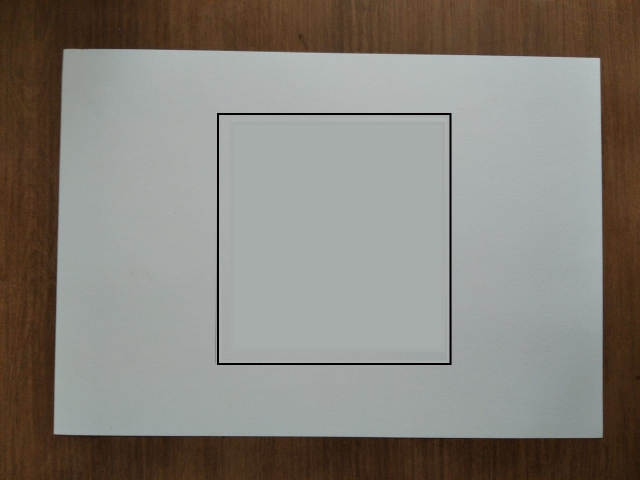
#> input picture Computacional Vision/A4.jpeg, 1280 x 960 px (shown at 1/2 size)
$ python -i processImage.py   (imports and definitions only)
#> lines starting #> are read from the running program, lines starting #| are printed output that depends on the picture; after the words box and inside, x2 and y2 are one past the last pixel; in counts of white or black regions, pixels touching at a corner belong together
#> further down, picture is the input picture: shape (960, 1280, 3); mean B, G, R 122.1, 129.2, 133.1
import cv2
import numpy as np

def getContours(img,cThr=[100,100],showCanny=True, minArea=1000, maxArea=100000, filter=0, draw=True):

    #Get image edges
#> called with showCanny = True, minArea = 1000, maxArea = 100000, filter = 0, draw = True
    imgGray = cv2.cvtColor(img,cv2.COLOR_BGR2GRAY)
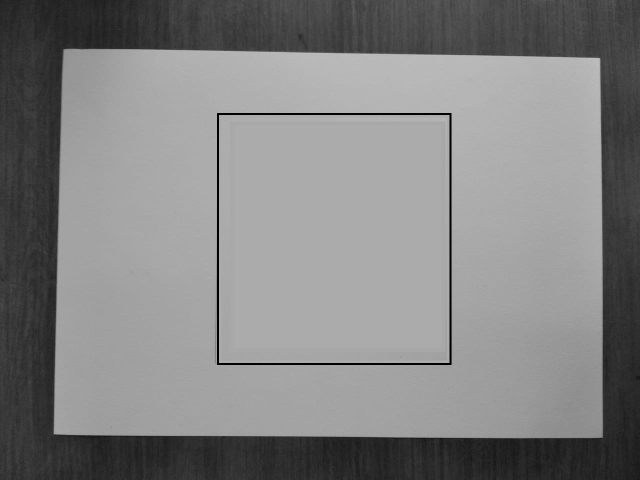
#> imgGray: shape (960, 1280) (shown at 1/2 size); min 0, max 199, mean 129.6
    imgBlur = cv2.GaussianBlur(imgGray,(5,5),1)
    #imgBlur = cv2.bitwise_not(imgBlur)
    imgCanny = cv2.Canny(imgBlur,cThr[0],cThr[1])
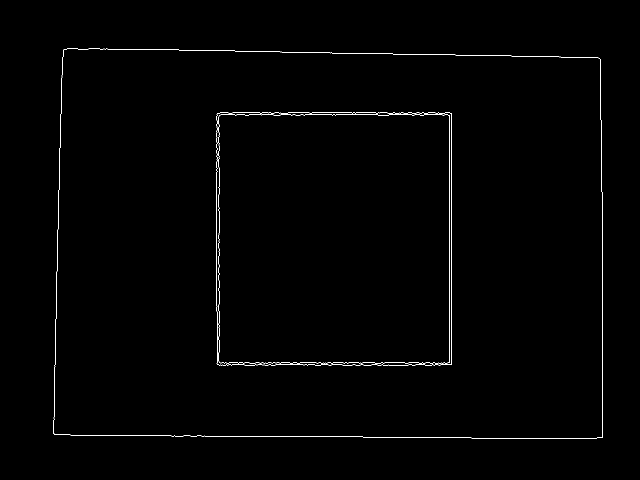
#> imgCanny: shape (960, 1280) (shown at 1/2 size); 0.61% white in thin lines or dots, all inside (x1, y1, x2, y2) = (107, 97, 1206, 877)

    #Smooth the edges
    kernel = np.ones((5,5))
    imgDial = cv2.dilate(imgCanny,kernel,iterations=3)
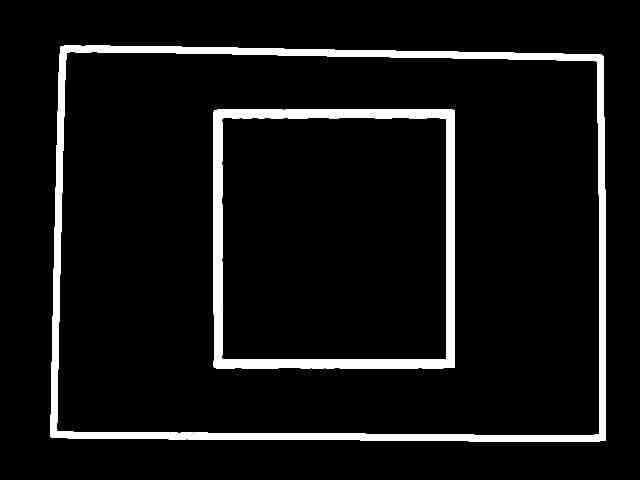
#> imgDial: shape (960, 1280) (shown at 1/2 size); 6.8% white; 2 white regions, box (x1, y1, x2, y2) and area: (101, 91, 1212, 883) 48902, (427, 219, 910, 737) 34236
    imgThre = cv2.erode(imgDial,kernel,iterations=2)
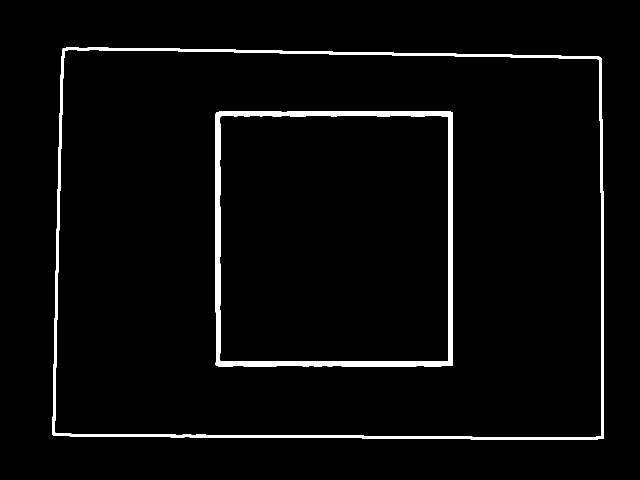
#> imgThre: shape (960, 1280) (shown at 1/2 size); 3% white; 2 white regions
    if showCanny:
        cv2.imshow('Canny',imgThre)

    #Find Countours
    contours, hiearchy = cv2.findContours(imgThre,cv2.RETR_LIST,cv2.CHAIN_APPROX_SIMPLE)
#> contours = 4 contours; box (x1, y1, x2, y2) and area: (105, 95, 1208, 879) 843422, (109, 99, 1204, 875) 828286, (431, 223, 906, 733) 240979, (439, 231, 898, 724) 224323; hiearchy = [[1, -1, -1, -1], [2, 0, -1, -1], [3, 1, -1, -1], [-1, 2, -1, -1]]

    finalContours = []
    for obj in contours:
        area = cv2.contourArea(obj)
        if area > minArea and area < maxArea:
            peri = cv2.arcLength(obj,True)
            approx = cv2.approxPolyDP(obj,0.02*peri,True)
            bbox = cv2.boundingRect(approx)
            if filter > 0:
                if len(approx) == filter:
                    finalContours.append((len(approx),area,approx,bbox,obj))
            else:
                finalContours.append((len(approx),area,approx,bbox,obj))
#> this loop made 4 passes
#> area on passes 1 to 4: 224323, 240979, 828286, 843422
#> after the loop, finalContours = []

    finalContours = sorted(finalContours,key = lambda x:x[1], reverse=True)

    if draw:
        cv2.drawContours(img, contours, -1, (0, 0, 255), 1)
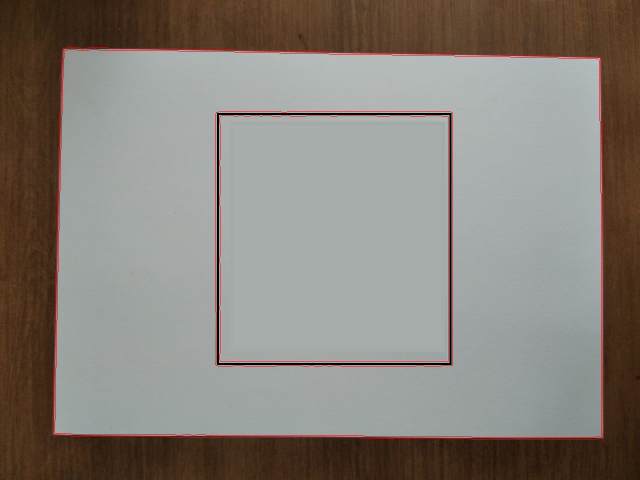
#> img: shape (960, 1280, 3) (shown at 1/2 size); 0.91% of pixels changed, all inside (x1, y1, x2, y2) = (105, 95, 1208, 879)

    return img, finalContours

def reOrder(myPoints):
    myPointsNew = np.zeros_like(myPoints)
    myPoints = myPoints.reshape((4,2))

    add = myPoints.sum(1)
    myPointsNew[0] = myPoints[np.argmin(add)]
    myPointsNew[3] = myPoints[np.argmax(add)]

    diff = np.diff(myPoints,axis=1)
    myPointsNew[1] = myPoints[np.argmin(diff)]
    myPointsNew[2] = myPoints[np.argmax(diff)]

    #print(myPoints)
    #print(myPointsNew)

    return myPointsNew

def warpImg(img,points,w,h):

    points = reOrder(points)

    pts1 = np.float32(points)
    pts2 = np.float32([[0,0],[w,0],[0,h],[w,h]])
    matrix = cv2.getPerspectiveTransform(pts1,pts2)
    imgWarp = cv2.warpPerspective(img,matrix,(w,h))

    return imgWarp

def findDis(pts1,pts2):
    return ((pts2[0] - pts1[0])**2 + (pts2[1] - pts1[1])**2)**0.5

>>> import cv2
>>> picture = cv2.imread('A4.jpeg')
>>> result = getContours(picture)
